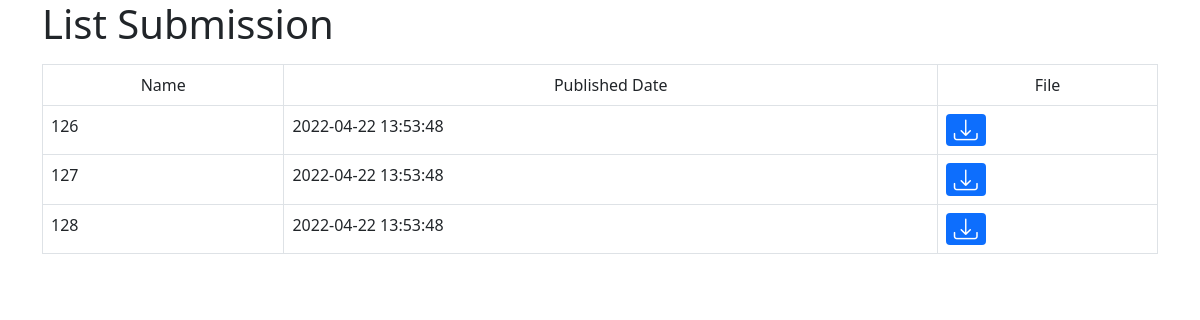
Before: /submissionlist.php with the older database file.
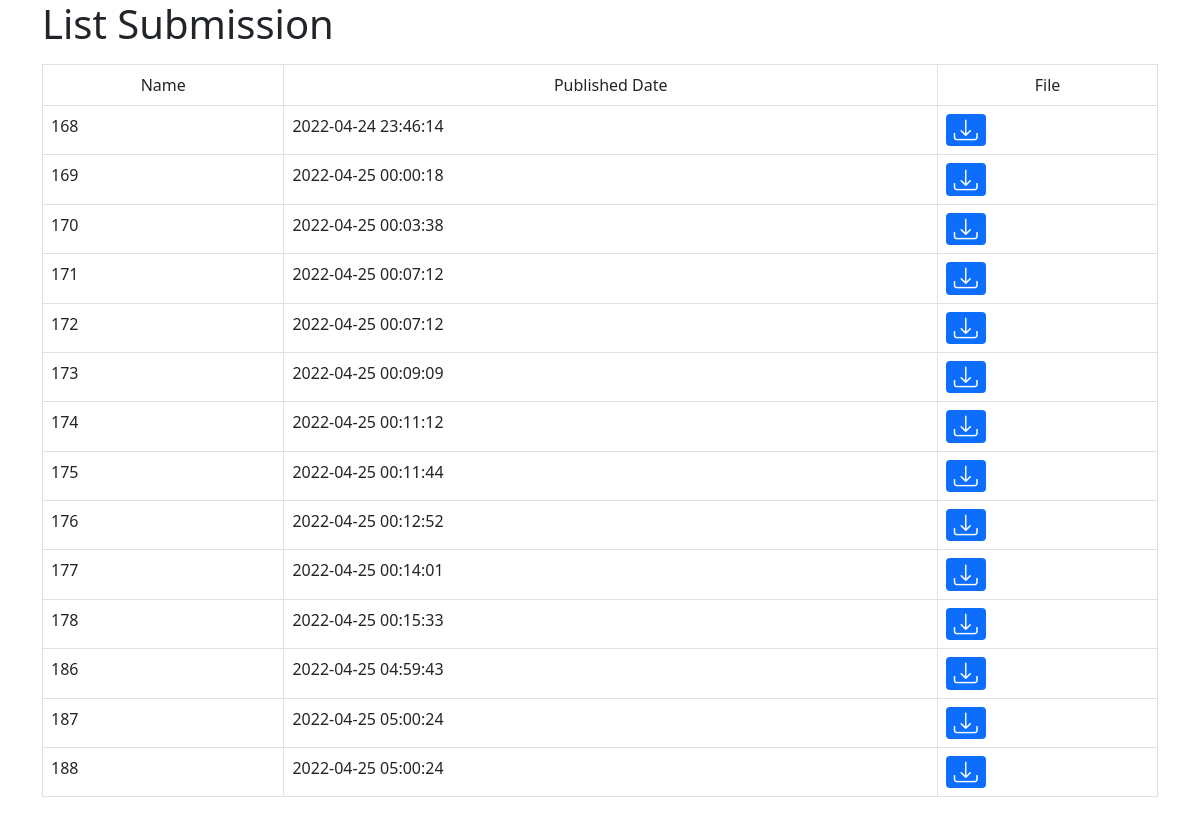
After: the same page with the newer database file.
### tables this page shows
CREATE TABLE `assignment_submissions` (
  `assignment_submission_id` int(10) UNSIGNED NOT NULL,
  `submission_filename` varchar(255) NOT NULL,
  `submitted_date` datetime NOT NULL,
  `submission_token` varchar(255) NOT NULL,
  `assignment_id` int(10) UNSIGNED DEFAULT NULL,
  `student_id` int(10) UNSIGNED NOT NULL
);

### Model/DbConnect.php (called while the page is built)
<?php
class DbConnect
{
    private $host = "localhost";
    private $user = "root";
    private $pass = "";
    private $dbName = "incareer2";
    public function connect()
    {
        try {
            $conn = new PDO('mysql:host=' . $this->host . '; dbname=' . $this->dbName, $this->user, $this->pass);
            $conn->setAttribute(PDO::ATTR_ERRMODE, PDO::ERRMODE_EXCEPTION);
            return $conn;
        } catch (PDOException $e) {
            echo "Database Error: " . $e->getMessage();
        }
    }
}

### Model/AssignmentSubmission.php (called while the page is built, shortened)
<?php
class AssignmentSubmission
{
    private $dbConn;
    public function __construct()
    {
        require_once("DbConnect.php");
        $db = new DbConnect;
        $this->dbConn = $db->connect();
    }
    public function getAllAssignment()
    {
        $stmnt = $this->dbConn->prepare(
            'SELECT * FROM assignment_submissions'
        );
        try {
            if ($stmnt->execute()) {
                $allAssignment = $stmnt->fetchAll(PDO::FETCH_ASSOC);
            }
        } catch (Exception $e) {
            return $e->getMessage();
        }
        return $allAssignment;
    }
}

### submissionlist.php (the view, shortened to what this page needs)
<!doctype html>
<html lang="en">
<head>
    <link href="https://cdn.jsdelivr.net/npm/bootstrap@5.1.3/dist/css/bootstrap.min.css" rel="stylesheet">
    <link rel="stylesheet" href="https://cdn.jsdelivr.net/npm/bootstrap-icons@1.8.1/font/bootstrap-icons.css">
</head>
<body>
    <div class="container">
        <h1>List Submission</h1>
        <div class="conatiner mt-3">
            <table class="table table-bordered">
                <tr class="text-center">
                    <td>Name</td>
                    <td>Published Date</td>
                    <td>File</td>
                    <?php
                    require_once('./Model/AssignmentSubmission.php');
                    $aq = new AssignmentSubmission;
                    $all = $aq->getAllAssignment();
                    foreach ($all as $key => $value) {
                    ?>
                </tr>
                <td><?php echo $value['assignment_submission_id'] ?></td>
                <td><?php echo $value['submitted_date'] ?></td>
                <td>
                    <a href="download.php?path=./Upload/Assignment/Submission/Submission<?php echo $value['submission_filename'] ?>">
                        <span class="badge bg-primary"><i class="bi bi-download" style="font-size: 1.5rem; "></i></span>
                    </a>
                </td>
            <?php } ?>
            </table>
        </div>
    </div>
</body>
</html>

Changed rows visible on the page:
removed assignment_submissions: assignment_submission_id "126", submitted_date "2022-04-22 13:53:48"
removed assignment_submissions: assignment_submission_id "127", submitted_date "2022-04-22 13:53:48"
removed assignment_submissions: assignment_submission_id "128", submitted_date "2022-04-22 13:53:48"
added assignment_submissions: assignment_submission_id "168", submitted_date "2022-04-24 23:46:14"
added assignment_submissions: assignment_submission_id "169", submitted_date "2022-04-25 00:00:18"
added assignment_submissions: assignment_submission_id "170", submitted_date "2022-04-25 00:03:38"
added assignment_submissions: assignment_submission_id "171", submitted_date "2022-04-25 00:07:12"
added assignment_submissions: assignment_submission_id "172", submitted_date "2022-04-25 00:07:12"
added assignment_submissions: assignment_submission_id "173", submitted_date "2022-04-25 00:09:09"
added assignment_submissions: assignment_submission_id "174", submitted_date "2022-04-25 00:11:12"
added assignment_submissions: assignment_submission_id "175", submitted_date "2022-04-25 00:11:44"
added assignment_submissions: assignment_submission_id "176", submitted_date "2022-04-25 00:12:52"
added assignment_submissions: assignment_submission_id "177", submitted_date "2022-04-25 00:14:01"
added assignment_submissions: assignment_submission_id "178", submitted_date "2022-04-25 00:15:33"
added assignment_submissions: assignment_submission_id "186", submitted_date "2022-04-25 04:59:43"
added assignment_submissions: assignment_submission_id "187", submitted_date "2022-04-25 05:00:24"
added assignment_submissions: assignment_submission_id "188", submitted_date "2022-04-25 05:00:24"
